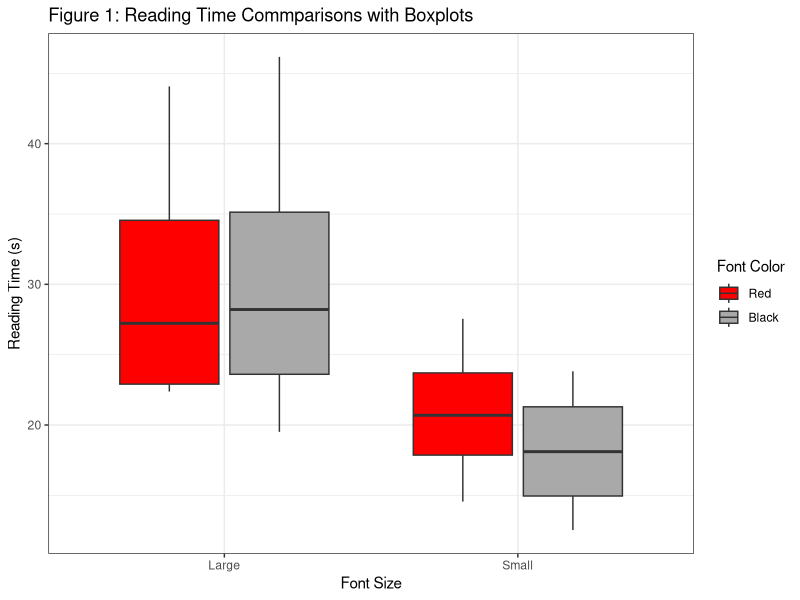
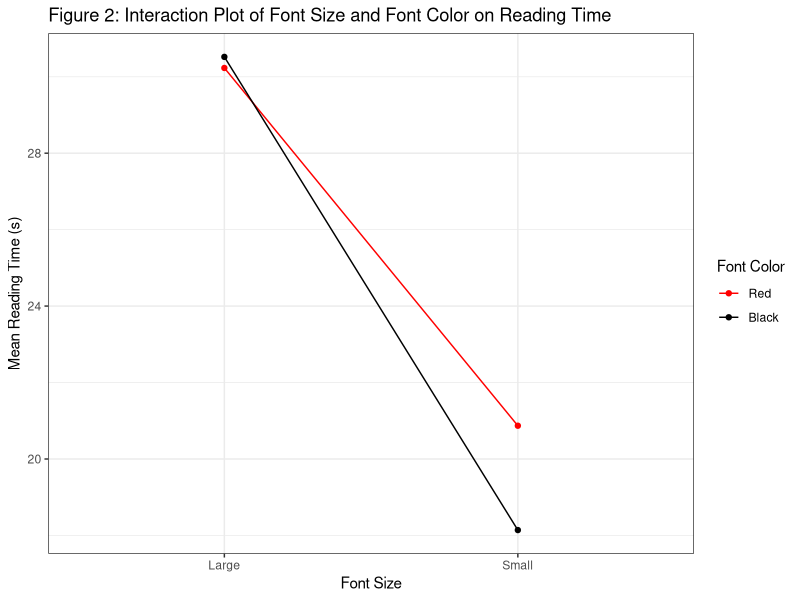

Reproduce these figures in R, in order.
## ---- chunk 1
knitr::opts_chunk$set(message = FALSE)
knitr::opts_chunk$set(warning = FALSE)
knitr::opts_chunk$set(error = FALSE)

## ---- chunk 2
library(car)
library(emmeans)
library(tidyverse)
library(knitr)
library(broom)

## ---- chunk 3
# randomizing assignments
set.seed(21)

text_settings <- c("black, small", "black, large",
                   "red, small", "red, large")

treatments <- rep(text_settings, each = 4)

sample(treatments)

## ---- chunk 4
# get factors in their own columns
# font color levels: black (-), red (+)
# font size levels: small (-), large (+)
data <- read.csv("Final_Data.csv")

read_speed <- data |>
  mutate("Font Color" = str_detect(Text.Settings, "red, small") |
           str_detect(Text.Settings, "red, large"),
         "Font Size" = str_detect(Text.Settings, "black, large") |
           str_detect(Text.Settings, "red, large")) |>
  rename("Time" = Time..s.) |>
  select(`Font Size`, `Font Color`, `Time`)

read_speed$`Font Color` <- factor(read_speed$`Font Color`,
                                  levels = c(TRUE, FALSE),
                                  labels = c("Red", "Black"))

read_speed$`Font Size` <- factor(read_speed$`Font Size`,
                                 levels = c(TRUE, FALSE),
                                 labels = c("Large", "Small"))

kable(read_speed,
      caption = "Reading Time by Factors Data Collection")

## ---- chunk 5
# get key summary stats of our data
summary_stats <- read_speed |>
  group_by(`Font Size`, `Font Color`) |>
  summarise(Mean = round(mean(Time), 2),
            SD = round(sd(Time), 2),
            N = n())

kable(summary_stats,
      col.names = c("Font Size", "Font Color", "Mean (s)", "SD (s)", "N"),
      caption = "Summary Statistics of Reading Time by Treatment Group")

## ---- chunk 6
# boxplots to compare means
ggplot(read_speed, aes(x = `Font Size`,
                       y = `Time`,
                       fill = `Font Color`)) +
  scale_fill_manual(values = c("red", "darkgray")) +
  geom_boxplot() + 
  labs(y = "Reading Time (s)",
       title = "Figure 1: Reading Time Commparisons with Boxplots") +
  theme_bw()

## ---- chunk 7
# interaction plot
ggplot(summary_stats, aes(x = `Font Size`,
                          y = Mean,
                          color = `Font Color`,
                          group = `Font Color`)) +
  scale_color_manual(values = c("red", "black")) +
  geom_point() +
  geom_line() +
  labs(y = "Mean Reading Time (s)",
       title = "Figure 2: Interaction Plot of Font Size and Font Color on Reading Time") + 
  theme_bw()

## ---- chunk 8
# generate ANOVA table
anova <- aov(`Time` ~ `Font Size` * `Font Color`, read_speed)

kable(tidy(anova),
      digits = 3,
      col.names = c("Sources of Variation", "degrees of freedom", "Sum of Squares", "Mean Square", "F", "p-value"),
      caption = "ANOVA Table")
